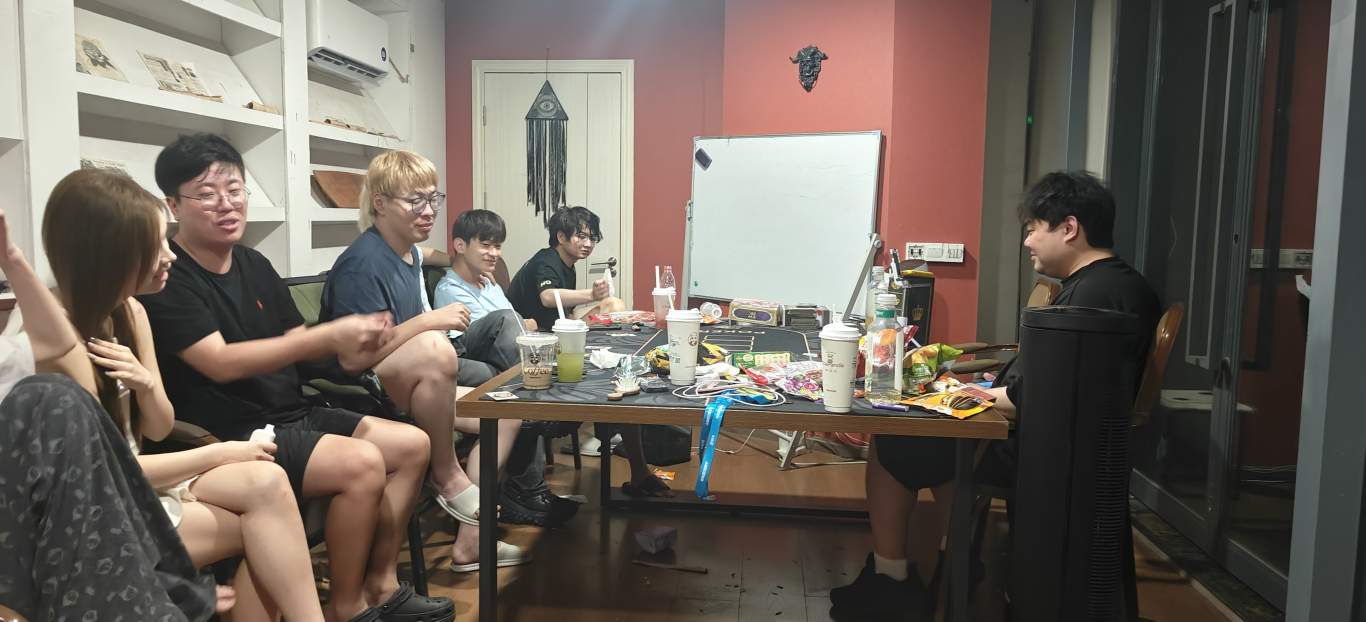
#> input picture content/moments/images/2026-08-17 深夜找狂魔哥合影/IMG20260817031006.jpg, 4096 x 1864 px, given in place of input.mp4, which was not available (shown at 1/3 size)
$ python video2video.py
#> lines starting #> are read from the running program, lines starting #| are printed output that depends on the picture; pictures that were not available may be replaced by others from this repository, and a replacement may not be noted
"""
@author: Viet Nguyen <nhviet1009@gmail.com>
"""
import argparse

import cv2
import numpy as np
from PIL import Image, ImageFont, ImageDraw, ImageOps
from tqdm import tqdm


def get_args():
    parser = argparse.ArgumentParser("Image to ASCII")
    parser.add_argument("--input", type=str, default="data/input.mp4", help="Path to input video")
    parser.add_argument("--output", type=str, default="data/output.mp4", help="Path to output video")
    parser.add_argument("--mode", type=str, default="simple", choices=["simple", "complex"],
                        help="10 or 70 different characters")
    parser.add_argument("--background", type=str, default="white", choices=["black", "white"],
                        help="background's color")
    parser.add_argument("--num_cols", type=int, default=100, help="number of character for output's width")
    parser.add_argument("--scale", type=int, default=1, help="upsize output")
    parser.add_argument("--fps", type=int, default=0, help="frame per second")
    parser.add_argument("--overlay_ratio", type=float, default=0.2, help="Overlay width ratio")
    args = parser.parse_args()
    return args


def main(opt):
    if opt.mode == "simple":
        CHAR_LIST = '@%#*+=-:. '
    else:
        CHAR_LIST = "$@B%8&WM#*oahkbdpqwmZO0QLCJUYXzcvunxrjft/\|()1{}[]?-_+~<>i!lI;:,\"^`'. "
    if opt.background == "white":
        bg_code = 255
    else:
        bg_code = 0
    font = ImageFont.truetype("fonts/DejaVuSansMono-Bold.ttf", size=int(10 * opt.scale))
    cap = cv2.VideoCapture(opt.input)
    if opt.fps == 0:
        fps = int(cap.get(cv2.CAP_PROP_FPS))
    else:
        fps = opt.fps
    num_chars = len(CHAR_LIST)
    num_cols = opt.num_cols
    total_frames = int(cap.get(cv2.CAP_PROP_FRAME_COUNT))
    if total_frames <= 0:
        total_frames = None
    out = None
    pbar = tqdm(total=total_frames, desc="转换进度", unit="帧") if total_frames else tqdm(desc="转换进度", unit="帧")

    while cap.isOpened():
        flag, frame = cap.read()
#> frame is the input picture: shape (1864, 4096, 3); mean B, G, R 92.9, 101.3, 110.6
        if flag:
            image = cv2.cvtColor(frame, cv2.COLOR_BGR2GRAY)
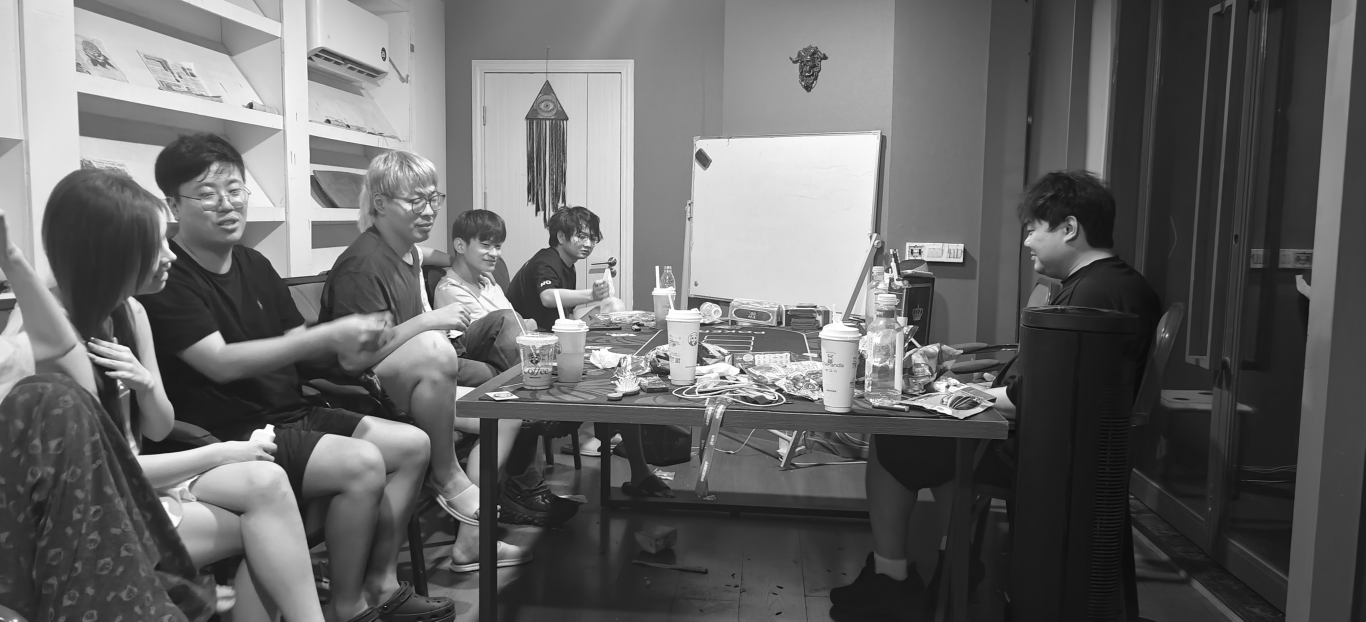
#> image: shape (1864, 4096) (shown at 1/3 size); min 1, max 255, mean 103.1
        else:
            break
        height, width = image.shape
#> height = 1864; width = 4096
        cell_width = width / opt.num_cols
#> cell_width = 40.96
        cell_height = 2 * cell_width
#> cell_height = 81.92
        num_rows = int(height / cell_height)
#> num_rows = 22
        if num_cols > width or num_rows > height:
            print("Too many columns or rows. Use default setting")
            cell_width = 6
            cell_height = 12
            num_cols = int(width / cell_width)
            num_rows = int(height / cell_height)
        # 原代码：char_width, char_height = font.getsize("A")
        bbox = font.getbbox("A")
        char_width = bbox[2] - bbox[0]
        char_height = bbox[3] - bbox[1]
        out_width = char_width * num_cols
        out_height = 2 * char_height * num_rows
#> out_height = 308
        out_image = Image.new("L", (out_width, out_height), bg_code)
#> out_image: PIL image 700x308 L; every value is 255
        draw = ImageDraw.Draw(out_image)
        for i in range(num_rows):
            line = "".join([CHAR_LIST[min(int(np.mean(
                image[int(i * cell_height):min(int((i + 1) * cell_height), height),
                int(j * cell_width):min(int((j + 1) * cell_width), width)]) * num_chars / 255), num_chars - 1)] for j in
                            range(num_cols)]) + "\n"
            draw.text((0, i * char_height), line, fill=255 - bg_code, font=font)

        if opt.background == "white":
            cropped_image = ImageOps.invert(out_image).getbbox()
#> cropped_image = (0, 3, 700, 159)
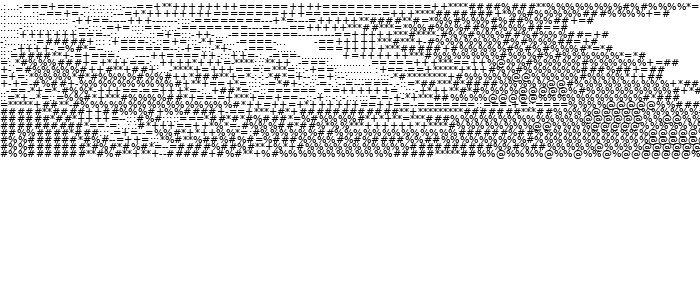
#> out_image: PIL image 700x308 L; min 0, max 255, mean 223.5
        else:
            cropped_image = out_image.getbbox()
        out_image = out_image.crop(cropped_image)
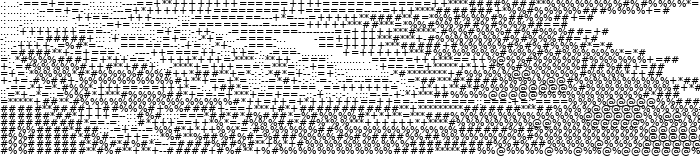
#> out_image: PIL image 700x156 L; min 0, max 255, mean 192.7
        out_image = cv2.cvtColor(np.array(out_image), cv2.COLOR_GRAY2BGR)
#> out_image: shape (156, 700, 3)
        out_image = np.array(out_image)
        if out is None:
            fourcc = cv2.VideoWriter_fourcc(*"mp4v")
            out = cv2.VideoWriter(opt.output, fourcc, fps, (out_image.shape[1], out_image.shape[0]))

        if opt.overlay_ratio:
            height, width, _ = out_image.shape
#> height = 156; width = 700
            overlay = cv2.resize(frame, (int(width * opt.overlay_ratio), int(height * opt.overlay_ratio)))
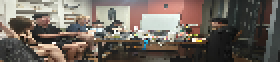
#> overlay: shape (31, 140, 3) (shown 2 times larger); mean B, G, R 92.9, 101.3, 110.6
            out_image[height - int(height * opt.overlay_ratio):, width - int(width * opt.overlay_ratio):, :] = overlay
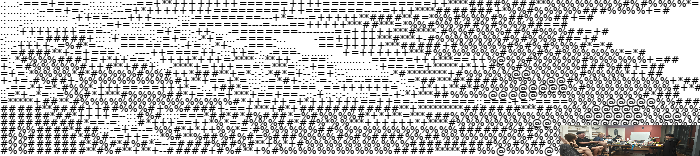
#> out_image: shape (156, 700, 3); mean B, G, R 189.7, 190, 190.4
        out.write(out_image)
        pbar.update(1)

    pbar.close()
    cap.release()
    if out is not None:
        out.release()


if __name__ == '__main__':
    opt = get_args()
    main(opt)

$ run again, on content/moments/images/2026-08-17 深夜找狂魔哥合影/image-20260819174013123.png
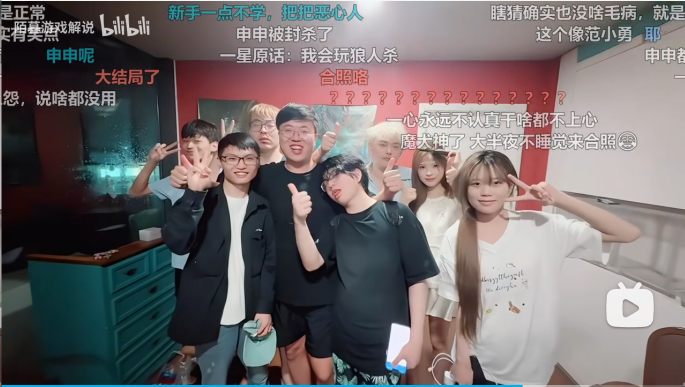
#> input picture content/moments/images/2026-08-17 深夜找狂魔哥合影/image-20260819174013123.png, 1370 x 773 px, given in place of input.mp4, which was not available (shown at 1/2 size)
#> in main, frame is the input picture: shape (773, 1370, 3); mean B, G, R 108.8, 107.9, 114.4
#> in main, `image = cv2.cvtColor(frame, cv2.COLOR_BGR2GRAY)`:
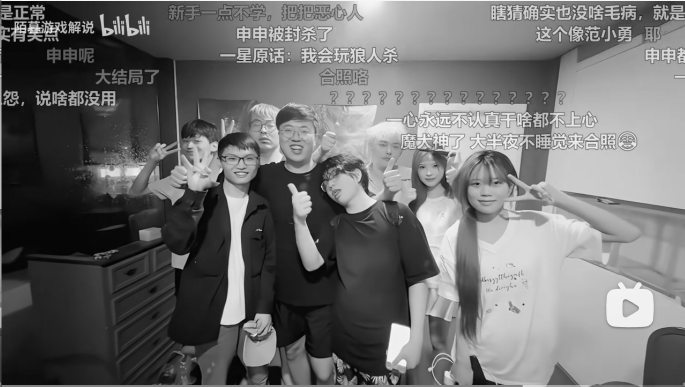
#> image: shape (773, 1370) (shown at 1/2 size); min 0, max 255, mean 109.9
#> cropped_image = (0, 3, 700, 201)
#> in main, `out_image[height - int(height * opt.overlay_ratio):, width - int(width..`:
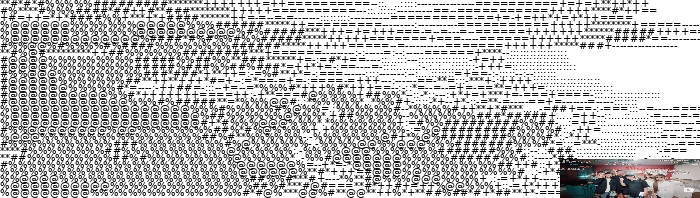
#> out_image: shape (198, 700, 3); mean B, G, R 188.6, 188.5, 188.8
